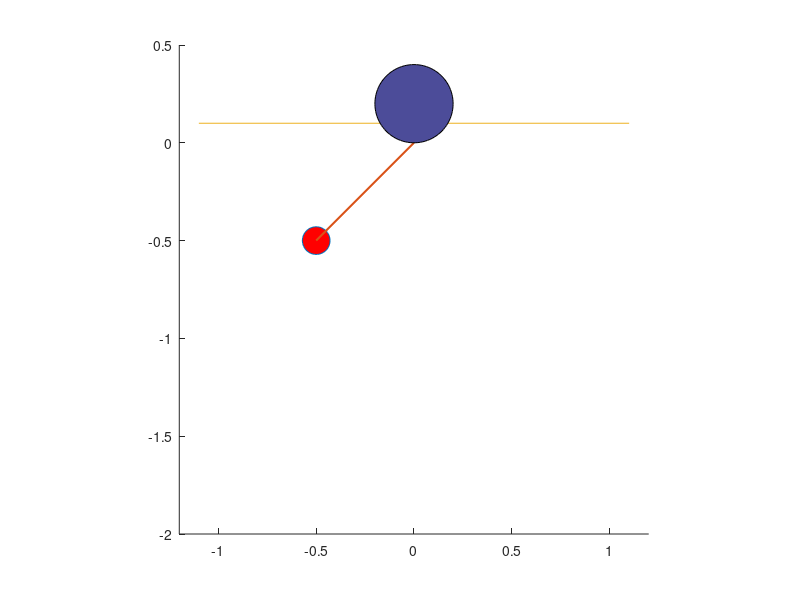

The MATLAB script that drew this image: (Note: this script raises an error after producing the figure.)
%%
% 
% * $ $ITEM1
% * ITEM2$ $ 
% 
% 
% $$e^{\pi i} + 1 = 0$$
% 
% <<FILENAME.PNG>>
%% SECTION TITLE
% 
%   for x = 1:10
% 
%  PREFORMATTED
%  TEXT
% 
%       disp(x)
%   end
% 
% DESCRIPTIVE TEXT
% 
% 

fig = figure;
ax = axes(fig);                          % create axes FIRST
hold(ax, 'on');
axis(ax, 'equal');
xlim(ax, [-1.2 1.2]); ylim(ax, [-2 0.5]);

mass    = plot(ax, -0.5, -0.5, 'o', 'MarkerSize', 20, 'MarkerFaceColor', 'r');
rodline = plot(ax, [0, -0.5], [0, -0.5], 'LineWidth', 1.5);
cart = plot(ax, [-1.1, 1.1], [0.1, 0.1], LineWidth=20, Color='b');
l = 1;
tspan = [0 20];
x0 = [pi/2; 0];                          % column vector
angle = linspace(0,2*pi,100); 
disk_x = 0.2*sin(angle);
disk_y = 0.2+0.2*cos(angle);
patch(ax, 'XData', disk_x, 'YData', disk_y, 'FaceColor', [0.3 0.3 0.6]);

[t, x] = ode45(@odefunction, tspan, x0); % array form: x is nTimePoints x nStates

for k = 1:length(t)
    theta = x(k,1);                      % column 1 = theta, row k = time step k
    xp = l*sin(theta);
    yp = -l*cos(theta);

    set(mass,    'XData', xp,       'YData', yp); 
    set(rodline, 'XData', [0, xp],  'YData', [0, yp]);
    drawnow limitrate;
    pause(0.01);
end

function dx = odefunction(t, x)
    theta     = x(1);
    theta_dot = x(2);
    g = 9.81; l = 1;
    dx = [theta_dot; -(g/l)*sin(theta)];   % column vector!
end
